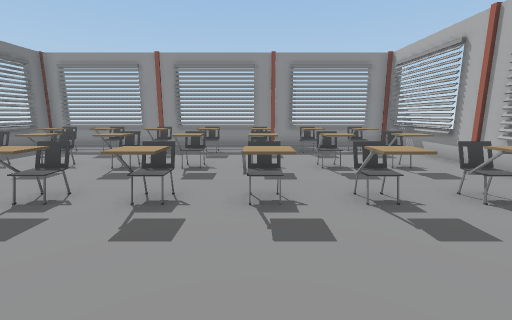
view 1 (above)

12 first-person views from a walk through a scene from a Unity 3-D project. The camera is 1.5 m above the floor, tilts 10° down and sees 90° across. The floor is counted in squares, 1 m on a side. Each view is taken from the middle of a square. On the plan, view 1 faces up. The plan holds only what a view shows up to about 13 squares ahead; the rest is blank. The player character is not drawn. Door leaves are left out, so doorways stand open. Some surface patterns are stand-ins.

view 2
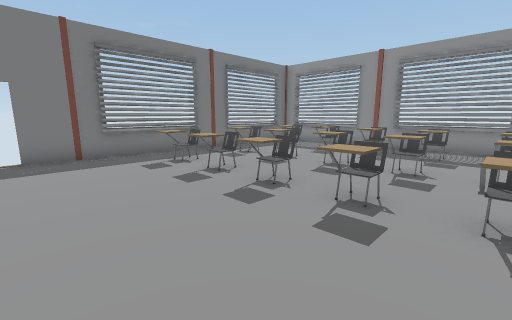

view 3
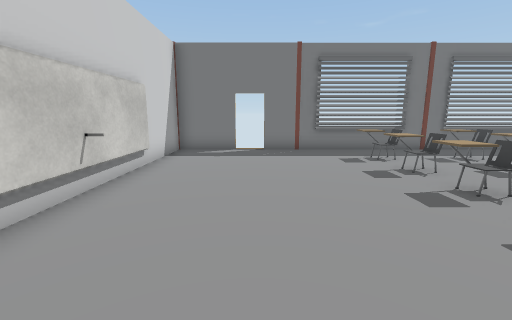

view 4
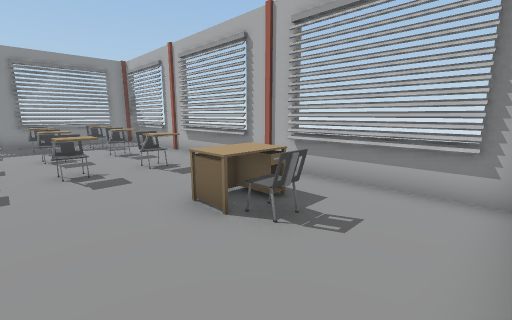

view 5
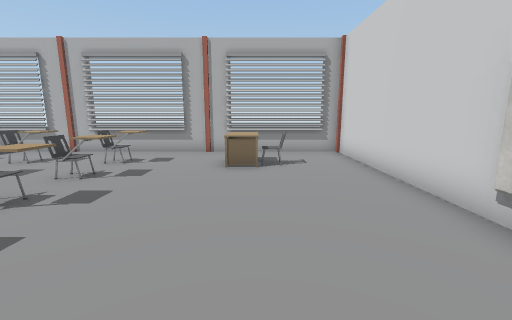

view 6
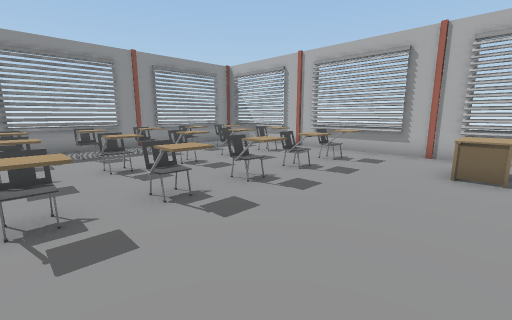

view 7
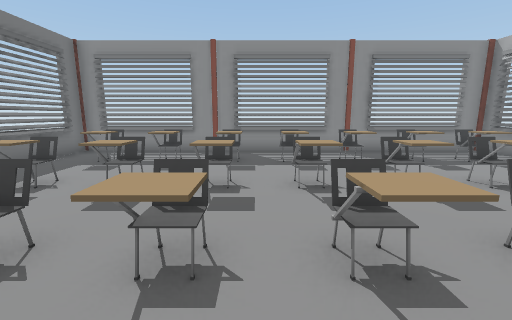

view 8
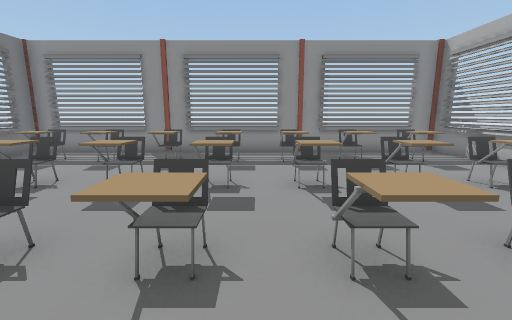

view 9
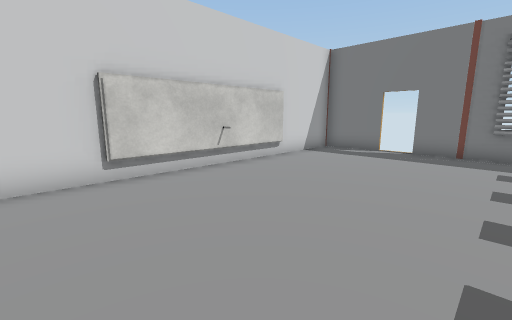

view 10
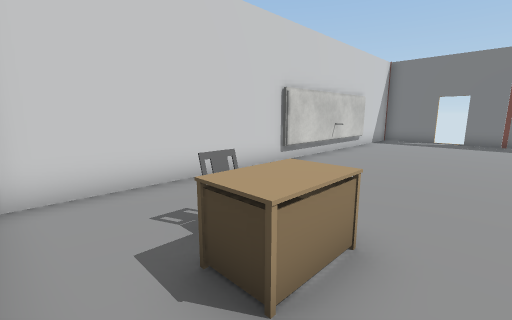

view 11
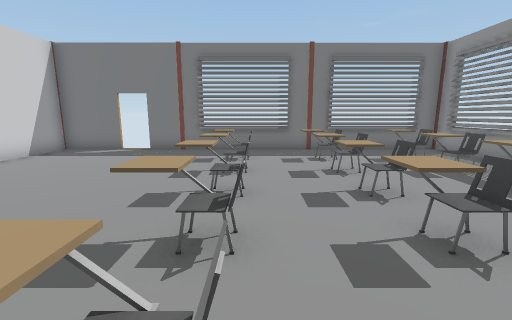

view 12
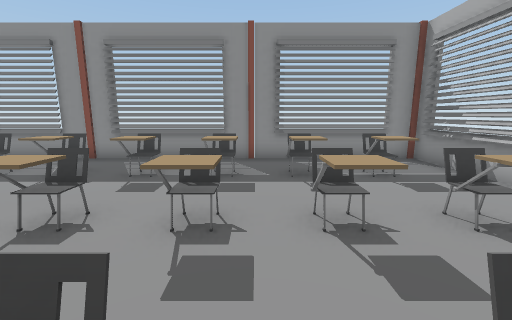

### Floor plan
Points are (right, up) in squares from view 1. A wall is a line through its corners. A room is listed if a view was taken in it or the views show most of it. See-through windows are left out.
Room 1 (views 1, 2, 3, 4, 5, 6, 7, 8, 9, 10, 11, 12)
walls: (-6.8, -3.2) (-0.5, -3.2); (-10.2, -0.9) (-10.2, -3.4) (6.5, -3.4) (6.5, 12.9) (-10.2, 12.9) (-10.2, 0.2)
ways out: open door at (-10, -0.5); gap at (6, 1)
objects: other object (-8, 4); other object (-8, 7); other object (-8, 10); other object (-6, 4); other object (-6, 7); other object (-6, 10); other object (-4, 4); other object (-4, 7); other object (-4, 10); other object (-2, 4); other object (-2, 7); other object (-2, 10); other object (0, 4); other object (0, 7); other object (0, 10); other object (2, 4); other object (2, 7); other object (2, 10); other object (3, 0) to (5, 1); other object (4, -1); other object (4, 4); other object (4, 7); other object (4, 10)

Positions as (right, up) in squares from view 1, and headings:
1: (0, 0), facing up
2: (0, 0), facing up-left
3: (1, 0), facing left
4: (1, -3), facing up-right
5: (-4, 0), facing right
6: (-4, 0), facing up-right
7: (-3, 2), facing up
8: (-1, 2), facing up
9: (1, 3), facing down-left
10: (6, 2), facing down-left
11: (1, 5), facing left
12: (1, 4), facing up
